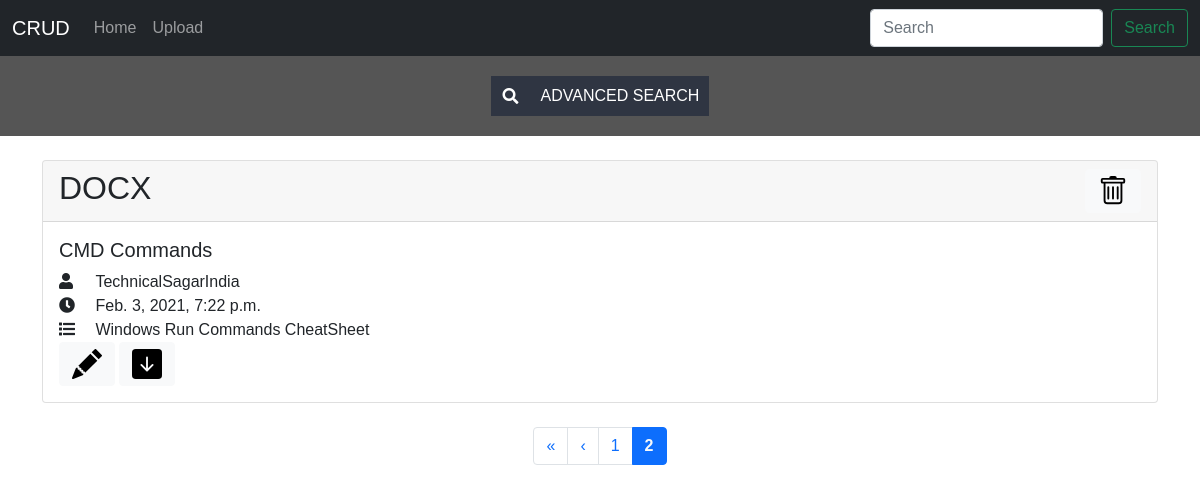
Screenshot of /?page=2 with the database file from the repository.
### myApp/models.py (models this page shows, shortened)
class Document(models.Model): #inheriting from models.py
    document_title = models.CharField(max_length=200)
    author = models.CharField(max_length=200)
    subject = models.CharField(max_length=200)
    creation_time = models.DateTimeField(default=datetime.now())
    document_file = models.FileField(upload_to="myApp/document_files", default="")
    document_type = models.CharField(max_length=50, default="")

### myApp/views.py (the view)
# urls.py: path("", views.index, name="Home"),
def index(request):
    documents = Document.objects.all().order_by('-creation_time')
    paginator = Paginator(documents, 3)
    page = request.GET.get('page')
    documents = paginator.get_page(page)
    params = {'documents': documents}
    return render(request, 'myApp/index.html', params)

### myApp/templates/myApp/index.html (shortened to what this page needs)
{% extends 'myApp/basic.html' %}
{% block body %}
<div class="filter-box">
    <form action="/search">
      <div class="query-box">
        <i class="fa fa-search"></i>
        <button class="adv-search" type="submit" name="button">advanced search</button>
      </div>
    </form>
  </div>
<div class="container">
    {% for document in documents %}
    <div class="card my-4">
        <div class="card-header">
          <h2 style="display: inline; text-transform: uppercase;">{{document.document_type}}</h2>
          <form method="POST" action="/delete/{{ document.id }}" style="display: inline;"> {% csrf_token %}
            <button style="float: right;" type="submit" class="btn btn-light">
            </button>
          </form>
        </div>
        <div class="card-body">
          <h5 class="card-title">
            {{ document.document_title }}
          </h5>
          <div>
            <i class="fas fa-user" style="width: 16px;"></i>
            <span class="mx-3">{{ document.author }}</span>
          </div>
          <div>
            <i class="fas fa-clock"></i>
            <span class="mx-3">{{ document.creation_time }}</span>
          </div>
          <div>
            <i class="fas fa-list"></i>
            <p class="card-text d-inline mx-3">{{ document.subject }}</p>
          </div>
          <a href="/update/{{document.id}}" class="btn btn-light">
          </a>
          <a href="{{document.document_file.url}}" class="btn btn-light" download>
          </a>
        </div>
      </div>
      {% endfor %}
</div>
{% if documents.paginator.count > 0 %}
    <nav aria-label="Page navigation example">
      <ul class="pagination justify-content-center">
			{% if documents.has_previous %}
			<li class="page-item">
				<a class="page-link" href="?page=1" aria-label="First">
				<span aria-hidden="true">&laquo;</span>
				</a>
			</li>
			<li class="page-item">
				<a class="page-link" href="?page={{ documents.previous_page_number }}" aria-label="Previous">
				<span aria-hidden="true">	&lsaquo;</span>
				</a>
			</li>
			{% endif %}
			{% for num in documents.paginator.page_range %}
			{% if documents.number == num %}
				<li class="page-item active"><a class="page-link text-light"><strong>{{ num }}</strong></a></li>
			{% elif num > documents.number|add:'-3' and num < documents.number|add:'3' %}
				<li class="page-item"><a class="page-link" href="?page={{num}}">{{ num }}</a></li>
			{% endif %}
			{% endfor %}
		</ul>
    </nav>
	{% endif %}
{% endblock %}

### myApp/templates/myApp/index.html (style rules this page uses)
* { margin: 0; padding: 0; font-family: "montserrat", sans-serif; }
.filter-box { background-color: #555; padding: 20px 40px; text-align: center; color: white; }
.query-box { height: auto; justify-content: center; display: flex; flex-wrap: wrap; }
.query-box i { background: #2f3542; width: 40px; line-height: 40px; }
.tbox, .adv-search { margin: 0; padding: 0; border: red; outline: none; }
.adv-search { background: #2f3542; color: white; padding: 0 10px; text-transform: uppercase; cursor: pointer; }

### rows the page displays
Document: document_type "DOCX", document_title "CMD Commands", author "TechnicalSagarIndia", creation_time "Feb. 3, 2021, 7:22 p.m.", subject "Windows Run Commands CheatSheet"

### other values shown
{{ num }} "1"
{{ num }} "2"
